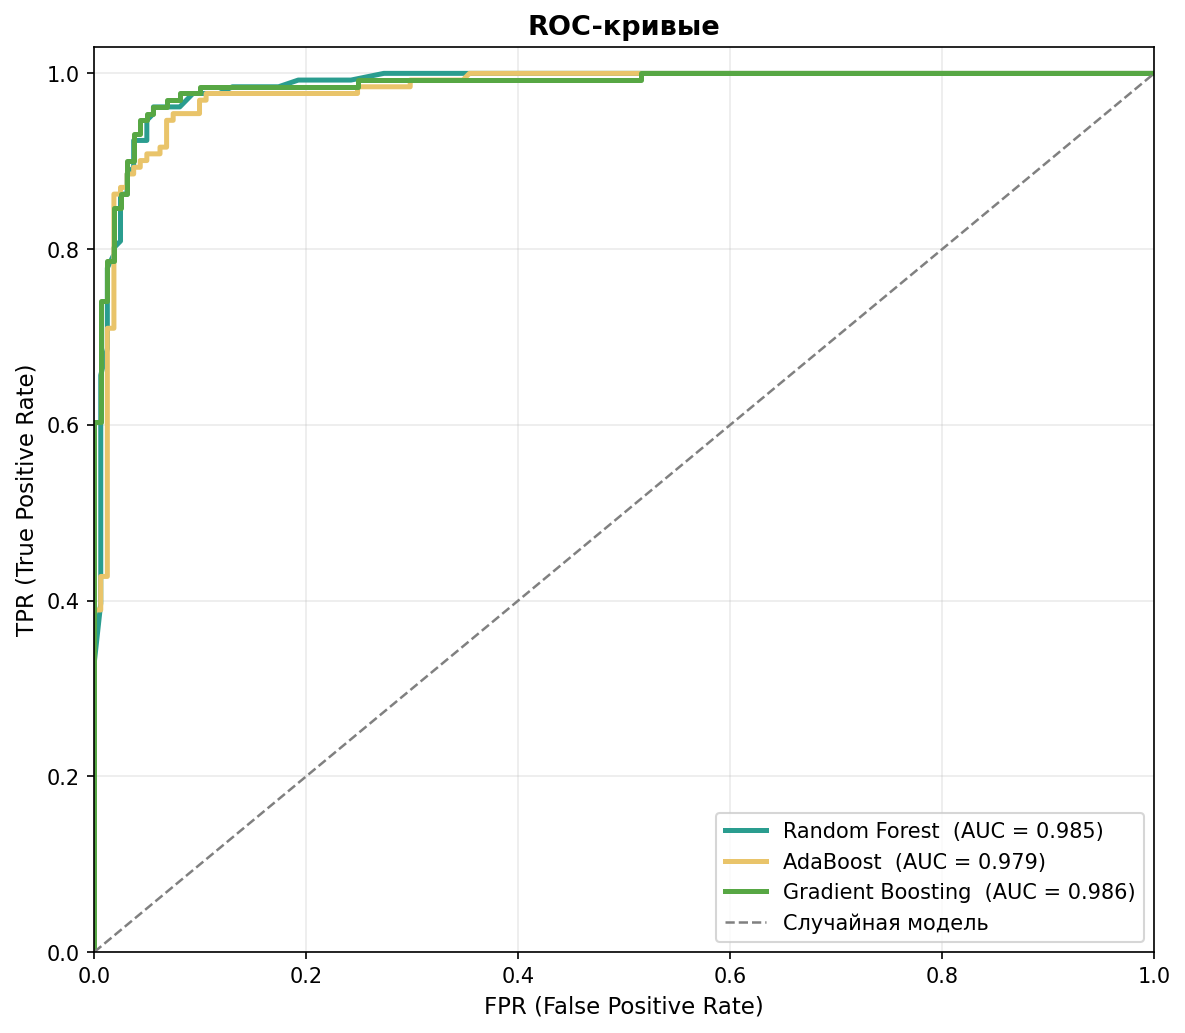

This chart was generated by the following Python code:
import pandas as pd
from sklearn.metrics import classification_report

df = pd.read_csv("train.csv")

num_cols = df.select_dtypes(include=['number']).columns
cat_cols = df.select_dtypes(include=['object', 'string']).columns

df[num_cols] = df[num_cols].fillna(df[num_cols].median())
for col in cat_cols:
    df[col] = df[col].fillna(df[col].mode()[0])

df = pd.get_dummies(df, columns=cat_cols, drop_first=True)

# 1 = дорогой дом 0 = дешёвый
median_price = df['SalePrice'].median()
y = (df['SalePrice'] >= median_price).astype(int)
X = df.drop(columns=['SalePrice'])


from sklearn.ensemble import RandomForestClassifier
from sklearn.model_selection import train_test_split

X_train, X_test, y_train, y_test = train_test_split(
    X, y, test_size=0.2, random_state=42)
print(f"  Всего домов          : {len(df)}")
print(f"  Признаков            : {X.shape[1]}")
print(f"  Медиана цены         : ${median_price:,.0f}")
print(f"  Дорогих домов (y=1)  : {y.sum()} ({y.mean()*100:.1f}%)")
print(f"  Дешёвых домов (y=0)  : {(y==0).sum()} ({(y==0).mean()*100:.1f}%)")
rf = RandomForestClassifier(
    n_estimators=100,
    oob_score=True,
    random_state=42
)
rf.fit(X_train, y_train)

rf_pred  = rf.predict(X_test)
rf_proba = rf.predict_proba(X_test)[:, 1]

print(f"точность: ",rf.oob_score_)
print(f"ошибка  : ",1 - rf.oob_score_)

print(f"RFC ",classification_report(y_test, rf_pred))
from sklearn.ensemble import AdaBoostClassifier, GradientBoostingClassifier

ada = AdaBoostClassifier(
    n_estimators=100,
    learning_rate=0.1,
    random_state=42
)
ada.fit(X_train, y_train)
ada_pred  = ada.predict(X_test)
ada_proba = ada.predict_proba(X_test)[:, 1]

print(f"ABC ",classification_report(y_test, ada.predict(X_test)))
gb = GradientBoostingClassifier(
    n_estimators=100,
    learning_rate=0.1,
    max_depth=3,
    random_state=42
)
gb.fit(X_train, y_train)
gb_pred  = gb.predict(X_test)
gb_proba = gb.predict_proba(X_test)[:, 1]

print(f"GBC ", classification_report(y_test, gb.predict(X_test)))

import matplotlib.pyplot as plt
from sklearn.metrics import roc_curve, auc

# ROC-данные для каждой модели
models_roc = [
    (y_test, rf_proba,  'Random Forest',     '#2a9d8f'),
    (y_test, ada_proba, 'AdaBoost',          '#e9c46a'),
    (y_test, gb_proba,  'Gradient Boosting', '#57a744'),
]

plt.figure(figsize=(8, 7))

for y_true, y_score, name, color in models_roc:
    fpr, tpr, _ = roc_curve(y_true, y_score)
    roc_auc = auc(fpr, tpr)
    plt.plot(fpr, tpr, color=color, lw=2.4,
             label=f'{name}  (AUC = {roc_auc:.3f})')

# Диагональ — случайная модель
plt.plot([0, 1], [0, 1], '--', color='gray', lw=1.2,
         label='Случайная модель')

plt.xlim([0.0, 1.0])
plt.ylim([0.0, 1.03])
plt.xlabel('FPR (False Positive Rate)', fontsize=11)
plt.ylabel('TPR (True Positive Rate)', fontsize=11)
plt.title('ROC-кривые', fontsize=13, fontweight='bold')
plt.legend(loc='lower right', fontsize=10)
plt.grid(True, alpha=0.25)
plt.tight_layout()
plt.savefig('lab4.png', dpi=150, bbox_inches='tight')
plt.show()
